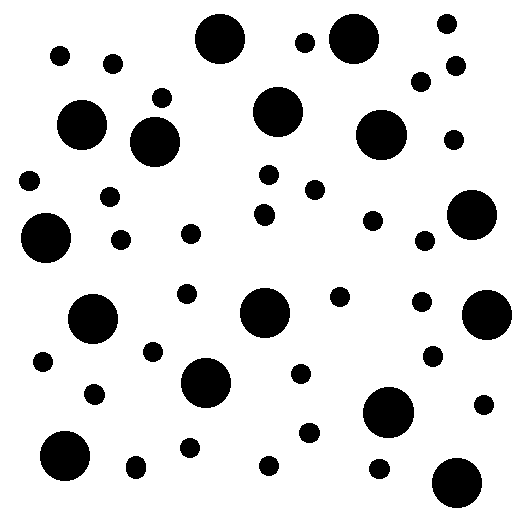
#> input picture imgProc/HW3/src/Fig1.tif, 512 x 512 px
$ python 1.py
#> lines starting #> are read from the running program, lines starting #| are printed output that depends on the picture; after the words box and inside, x2 and y2 are one past the last pixel; in counts of white or black regions, pixels touching at a corner belong together
import os
import cv2
import numpy as np
import matplotlib
matplotlib.use('Agg')
from matplotlib import pyplot as plt

os.makedirs('result/p1', exist_ok=True)

# Read image
img_ori = cv2.imread('../src/Fig1.tif', 0)
#> img_ori: shape (512, 512); 84.8% white; 46 black regions, largest, box (x1, y1, x2, y2) and area: (363, 387, 414, 438) 2062, (356, 110, 407, 160) 2026, (195, 14, 245, 64) 1976
if img_ori is None:
    raise ValueError("Image not found or unable to load.")

img = (img_ori < 128).astype(np.uint8) * 255  # Binarize
print(img.shape)
#| (512, 512)

H, W = img.shape
#> H = 512; W = 512
dirs = [(-1, -1), (-1,  0), (-1, 1),
        ( 0, -1),           ( 0, 1),
        ( 1, -1), ( 1,  0), ( 1, 1)]
visited = np.zeros((H, W), dtype=bool)
label_map = np.zeros((H, W), dtype=int)
areas = []
label = 0

# BFS for connected components
for i in range(H):
    for j in range(W):
        if img[i, j] and visited[i, j] == 0:
            label += 1
            area = 0
            stack = [(i, j)]
            while stack:
                x, y = stack.pop()
                if visited[x, y]:
                    continue
                visited[x, y] = 1
                label_map[x, y] = label
                area += 1
                for dx, dy in dirs:
                    nx, ny = x + dx, y + dy
                    if 0 <= nx < H and 0 <= ny < W:
                        if img[nx, ny] and not visited[nx, ny]:
                            stack.append((nx, ny))
            areas.append(area)
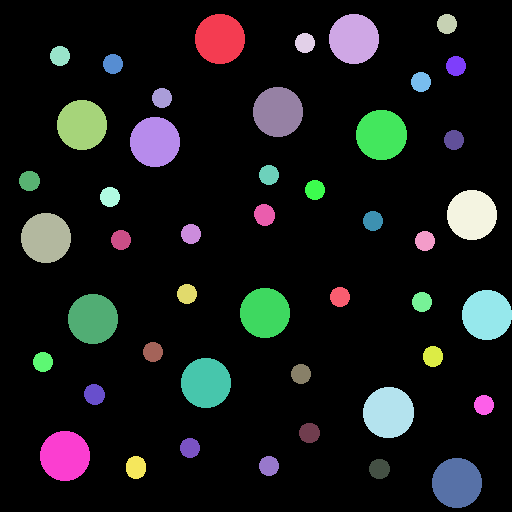
#> label_map: shape (512, 512) int64; 47 distinct labels, from 0 to 46; one colour per label, 0 black
#> after the loop, label = 46

print(f'Total connected components: {label}')
#| Total connected components: 46

# Find the threshold to remove small components
areas_sorted = sorted(areas, reverse=True)
max_dist = 0
max_thresh = 0

for i in range(label-1):
    dist = abs(areas_sorted[i] - areas_sorted[i+1])
    if dist > max_dist:
        max_dist = dist
        max_thresh = (areas_sorted[i] + areas_sorted[i+1]) / 2
#> after the loop, max_dist = 1600; max_thresh = 1176

removed = np.zeros(label, dtype=bool)
for i in range(label):
    removed[i] = areas[i] < max_thresh

# Create new image with small components removed
img_new = img_ori.copy()
pre_remove = img_ori.copy()

# generate a binary mask for removed components
mask = (label_map > 0) & removed[label_map - 1]
img_new[mask] = 255
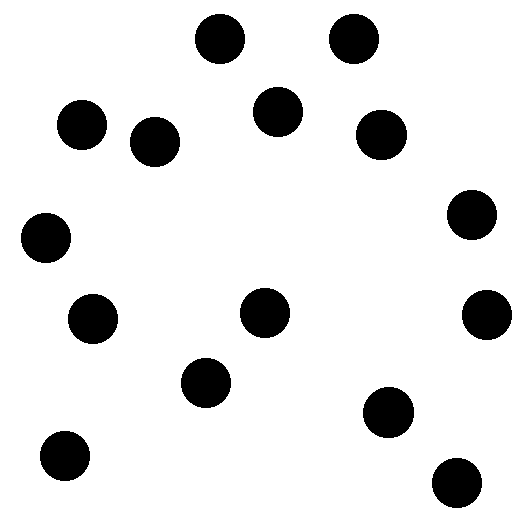
#> img_new: shape (512, 512); 88.6% white; 15 black regions, largest, box (x1, y1, x2, y2) and area: (363, 387, 414, 438) 2062, (356, 110, 407, 160) 2026, (195, 14, 245, 64) 1976
pre_remove[mask] = 128
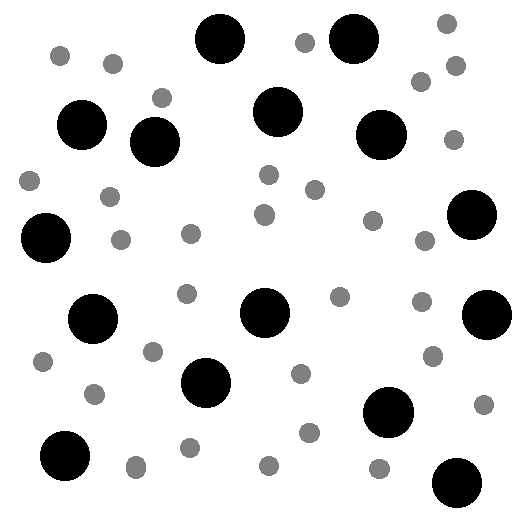
#> pre_remove: shape (512, 512); min 0, max 255, mean 221.2


plt.figure(figsize=(10, 5))
plt.subplot(1, 2, 1)
plt.title('Original Image')
plt.imshow(pre_remove, cmap='gray')
plt.axis('off')

plt.subplot(1, 2, 2)
plt.title('Processed Image')
plt.imshow(img_new, cmap='gray')
plt.axis('off')
plt.tight_layout()
plt.savefig('result/p1/1.png', dpi=300)
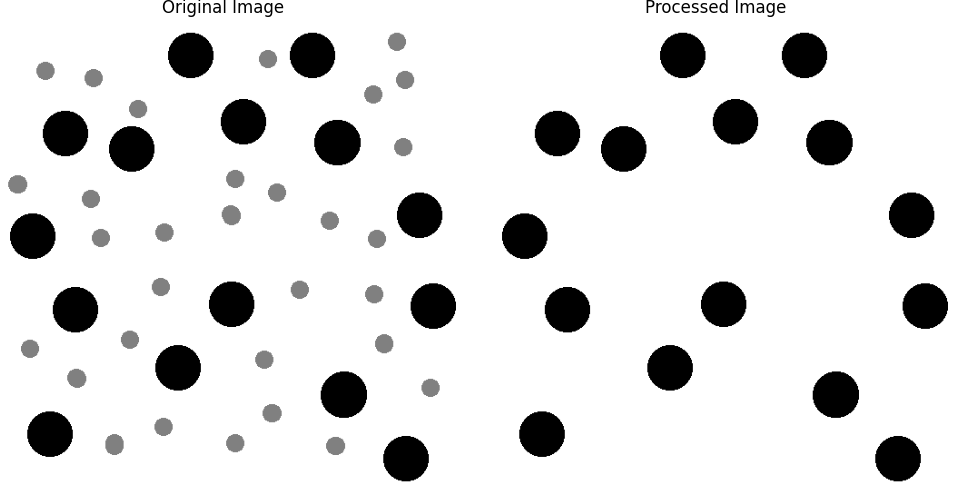
#> figure drawn by matplotlib, 2 panels
